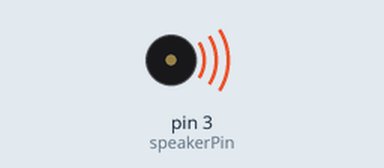
Recording of a sketch running on a simulated Arduino Uno, built with avr-gcc and run on an emulated ATmega328P. Shown: buzzer (waves = sounding).

Above: at 0.2 s.
Timing chart, 0 to 10.4 s (numbered marks = the images above):
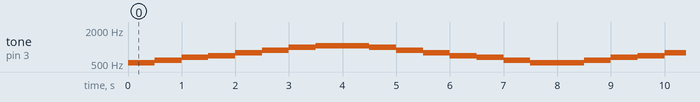

The sketch:

tone_test.ino
```cpp
int speakerPin = 3;

int tones[] = {
  523, // ド
  587, // レ
  659, // ミ
  698, // ファ
  783, // ソ
  880, // ラ
  987, // シ
  1046 // ド
};

void setup () {
}

void loop () {
  for (int i = 0; i <= 7; i++) {
    tone(speakerPin, tones[i]);
    delay(500);
  }
  for (int i = 7; i >= 0; i--) {
    tone(speakerPin, tones[i]);
    delay(500);
  }
}
```

Measured:
- by itself, tone on pin 3 (speakerPin): repeats every 8.0 s: 587 Hz 0.50 s, 659 Hz 0.50 s, 698 Hz 0.50 s, 783 Hz 0.50 s, 880 Hz 0.50 s, 987 Hz 0.50 s, 1046 Hz 1.0 s, 987 Hz 0.50 s, 880 Hz 0.50 s, 783 Hz 0.50 s, 698 Hz 0.50 s, 659 Hz 0.50 s, 587 Hz 0.50 s, 523 Hz 1.0 s
